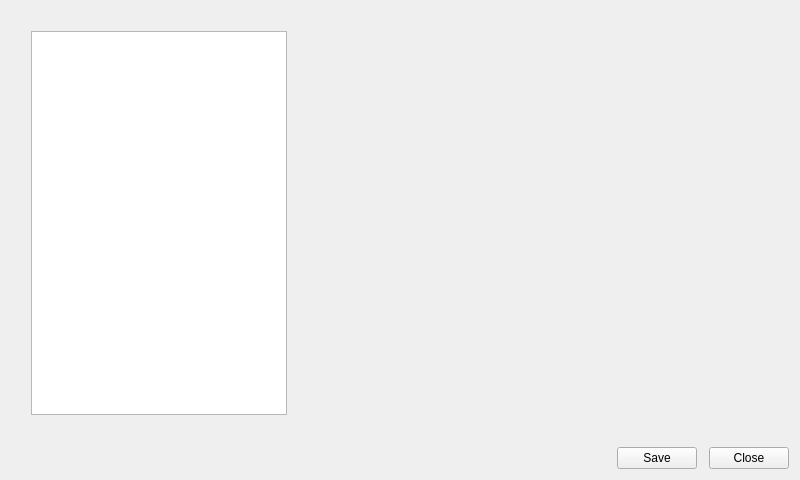
<?xml version="1.0" encoding="UTF-8"?>
<ui version="4.0">
 <class>Settings</class>
 <widget class="QWidget" name="Settings">
  <property name="geometry">
   <rect>
    <x>0</x>
    <y>0</y>
    <width>800</width>
    <height>480</height>
   </rect>
  </property>
  <property name="windowTitle">
   <string>Application settings</string>
  </property>
  <layout class="QGridLayout" name="gridLayout">
   <item row="0" column="0">
    <layout class="QVBoxLayout" name="mainLayout" stretch="0,0">
     <property name="spacing">
      <number>12</number>
     </property>
     <property name="sizeConstraint">
      <enum>QLayout::SetMinimumSize</enum>
     </property>
     <item>
      <layout class="QHBoxLayout" name="contentLayout" stretch="1,0">
       <property name="sizeConstraint">
        <enum>QLayout::SetMinimumSize</enum>
       </property>
       <property name="leftMargin">
        <number>20</number>
       </property>
       <property name="topMargin">
        <number>20</number>
       </property>
       <property name="rightMargin">
        <number>20</number>
       </property>
       <property name="bottomMargin">
        <number>20</number>
       </property>
       <item>
        <widget class="QListWidget" name="list_widget">
         <property name="enabled">
          <bool>true</bool>
         </property>
         <property name="sizePolicy">
          <sizepolicy hsizetype="Maximum" vsizetype="Minimum">
           <horstretch>0</horstretch>
           <verstretch>0</verstretch>
          </sizepolicy>
         </property>
         <property name="minimumSize">
          <size>
           <width>20</width>
           <height>0</height>
          </size>
         </property>
         <property name="flow">
          <enum>QListView::TopToBottom</enum>
         </property>
         <property name="spacing">
          <number>12</number>
         </property>
         <property name="viewMode">
          <enum>QListView::IconMode</enum>
         </property>
         <property name="wordWrap">
          <bool>true</bool>
         </property>
         <property name="itemAlignment">
          <set>Qt::AlignHCenter</set>
         </property>
        </widget>
       </item>
       <item>
        <widget class="QStackedWidget" name="pages_widget">
         <property name="sizePolicy">
          <sizepolicy hsizetype="Preferred" vsizetype="Preferred">
           <horstretch>0</horstretch>
           <verstretch>0</verstretch>
          </sizepolicy>
         </property>
         <property name="currentIndex">
          <number>1</number>
         </property>
         <widget class="QWidget" name="dir_page">
          <property name="enabled">
           <bool>true</bool>
          </property>
         </widget>
         <widget class="QWidget" name="ui_page"/>
        </widget>
       </item>
      </layout>
     </item>
     <item>
      <layout class="QHBoxLayout" name="buttonsLayout" stretch="0,0,0">
       <property name="sizeConstraint">
        <enum>QLayout::SetMinimumSize</enum>
       </property>
       <item>
        <spacer name="horizontalSpacer">
         <property name="orientation">
          <enum>Qt::Horizontal</enum>
         </property>
         <property name="sizeHint" stdset="0">
          <size>
           <width>40</width>
           <height>20</height>
          </size>
         </property>
        </spacer>
       </item>
       <item>
        <widget class="QPushButton" name="save_button">
         <property name="text">
          <string>Save</string>
         </property>
        </widget>
       </item>
       <item>
        <widget class="QPushButton" name="close_button">
         <property name="text">
          <string>Close</string>
         </property>
        </widget>
       </item>
      </layout>
     </item>
    </layout>
   </item>
  </layout>
 </widget>
 <resources/>
 <connections/>
</ui>
